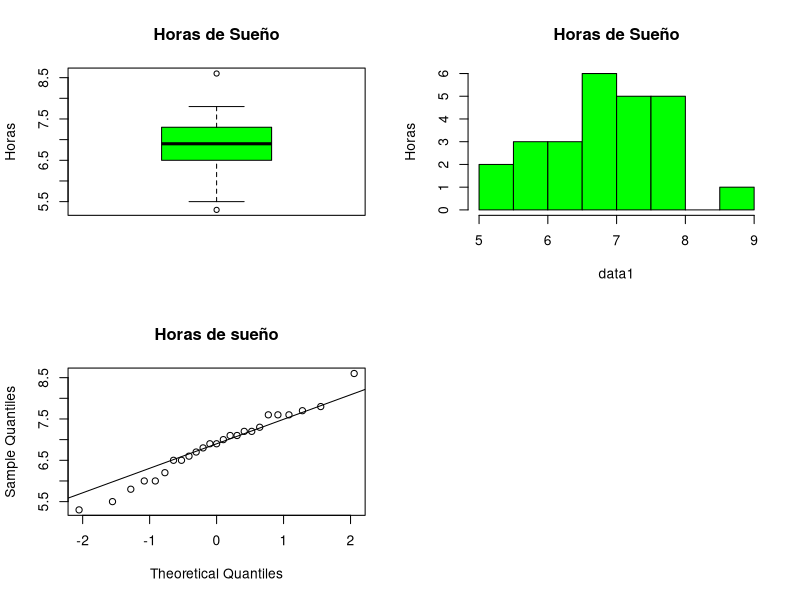
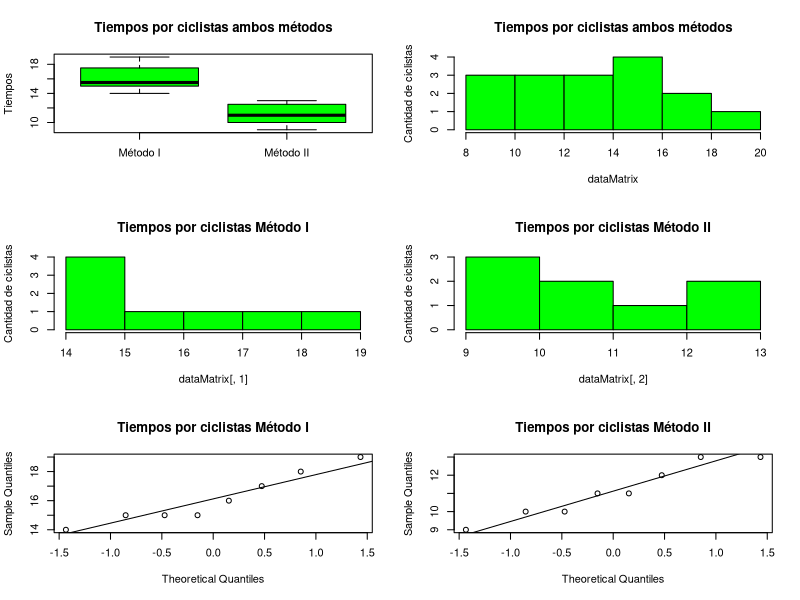

The R script that drew these images, in order:
#Laboratorio 2. Intervalos de Confianza
#Estudiantes:
# José Barrera  15-10123
# Carlos Sivira 15-11377

par(mfrow=c(2,2))

####################################################################
#Pregunta 1

#Almacenamos los datos a analizar
data1 <- c(6.9, 7.6, 6.5, 6.2, 5.3,
           7.8, 7.0, 5.5, 7.6, 6.7,
           7.3, 6.6, 7.1, 6.9, 6.0,
           6.8, 6.5, 7.2, 5.8, 8.6,
           7.6, 7.1, 6.0, 7.2, 7.7)

#Datos para el análisis descriptivo
summary(data1)

#Calculo del coeficiente de variacion
sd(data1) / mean(data1)

#Graficamos para apoyar nuestro análisis
boxplot(data1, 
        ylab = 'Horas', 
        main='Horas de Sueño', 
        col = 'green')

hist(data1, 
        ylab = 'Horas', 
        main='Horas de Sueño', 
        col = 'green')

qqnorm(data1, main='Horas de sueño')
qqline(data1)

#Calculamos el intervalo de confianza
#de 78% para la media
t.test(data1, conf.level = 0.78)$conf.int

####################################################################
#Pregunta 2
#Datos del problema 2
data2 <- c(15, 16, 14, 15, 17, 18, 19, 15, 13, 12, 11, 13, 11, 9, 10, 10)
#Definicion de la matriz y sus respectivos headers por columna
dataMatrix <- matrix(data2, nrow=8)
colnames(dataMatrix) <- c("Método I", "Método II")

#------------------------------Seccion 1------------------------------
#Obtencion del summary
summary(dataMatrix)
#Calculo del coeficiente de variacion para cada columna
sd(dataMatrix[, 1]) / mean(dataMatrix[,1])
sd(dataMatrix[, 2]) / mean(dataMatrix[,2])
#Muestra de las graficas
par(mfrow=c(3,2))
boxplot(dataMatrix, ylab = 'Tiempos', main='Tiempos por ciclistas ambos métodos', col = 'green')
hist(dataMatrix, ylab = 'Cantidad de ciclistas', main='Tiempos por ciclistas ambos métodos', col = 'green')
hist(dataMatrix[,1], ylab = 'Cantidad de ciclistas', main='Tiempos por ciclistas Método I', col = 'green')
hist(dataMatrix[,2], ylab = 'Cantidad de ciclistas', main='Tiempos por ciclistas Método II', col = 'green')
qqnorm(dataMatrix[,1], main='Tiempos por ciclistas Método I')
qqline(dataMatrix[,1])#Metodo 1
qqnorm(dataMatrix[,2], main='Tiempos por ciclistas Método II')
qqline(dataMatrix[,2])#Metodo 2

#------------------------------Seccion 2------------------------------
#Se verifica si las varianzas pueden ser iguales
var.test(dataMatrix[,1], dataMatrix[,2])$conf.int
#Se calcula el intervalo de confianza
t.test (dataMatrix[,1], dataMatrix[,2], var.equal = TRUE, conf.level = 0.95 )$conf.int

#------------------------------Seccion 3------------------------------
#Calculo de la diferencia de las varianzas.
var(dataMatrix[,1]) - var(dataMatrix[,2])
####################################################################